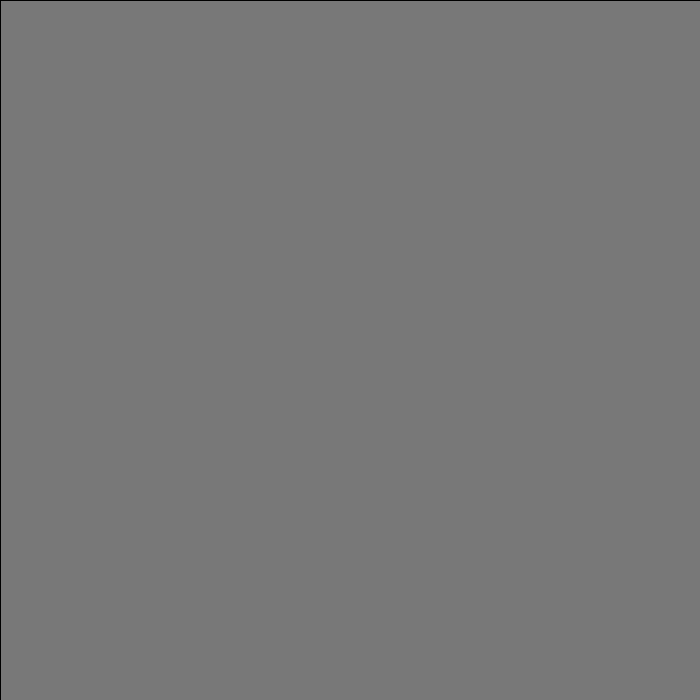
Frame 1 (no input)
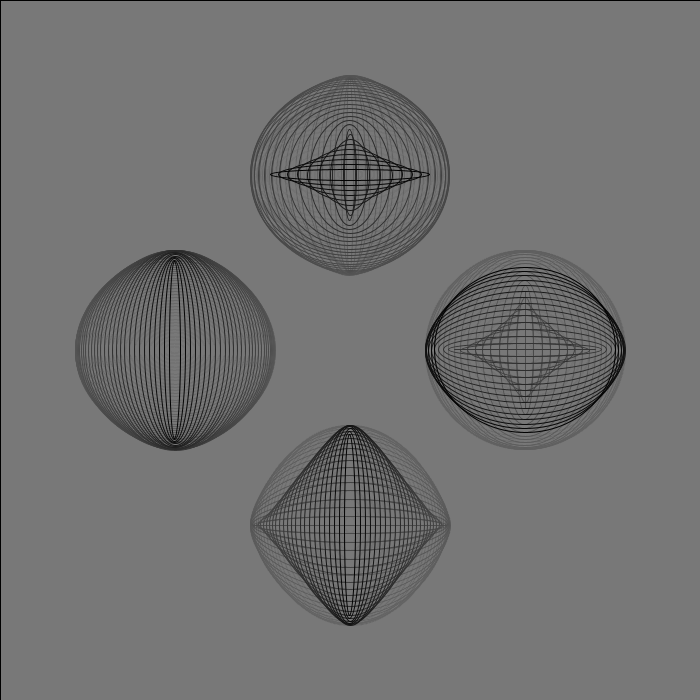
Frame 60 (the mouse pressed at the canvas centre just before this capture)
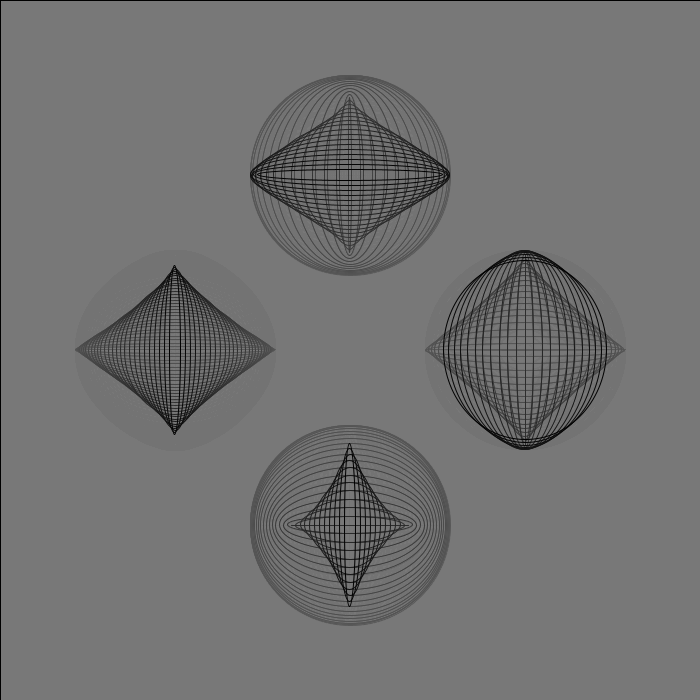
Frame 120 (the mouse held since frame 60 and released just before this capture)

The Processing sketch that drew these frames (run headless with seeded random() and noise(); from frame 60 on, the mouse is pressed at the canvas centre):

// Processing sketch: processing_56188
// ── processing_56188.pde

// T0POGRAFIA ALGORITMICA
// MARZO 14 
float t = 0, rx = 200, ry = 200;
//_ _ _ _ _ _ _ _ _ _ _ _ _ _ _ _ _ _ _ _ _ _ _ _ _
//_ _ _ _ _ _ _ _ _ SETUP_ _ _ _ _ _ _ _ _ _ _ _ _ 
void setup() {
  size(700, 700); 
  smooth();
  background(120);
}



//_ _ _ _ _ _ _ _ _ _ _ _ _ _ _ _ _ _ _ _ _ _ _ _ _
//_ _ _ _ _ _ _ _ _ DRAW_ _ _ _ _ _ _ _ _ _ _ _ _ 
void draw() {

  fill(120, 10);
  rect(0, 0, width, height);
  
  stroke(0);
  noFill();
  
  ellipse(width/4, height/2, rx*sin(radians(3*t)), ry*sin(radians(2*t)));
  ellipse(3*width/4, height/2, rx*sin(radians(5*t)), ry*sin(radians(4*t)));
  
  ellipse(width/2, height/4, rx*sin(radians(7*t)), ry*sin(radians(3*t)));
  ellipse(width/2, 3*height/4, rx*sin(radians(3*t)), ry*sin(radians(5*t)));


  t += 1;
}




//_ _ _ _ _ _ _ _ _ _ _ _ _ _ _ _ _ _ _ _ _ _ _ _ _
//_ _ _ _ _ _ _ _ _ INTERACCION_ _ _ _ _ _ _ _ _ _ _ _ _ 

void mousePressed() {
  save("capturas/Imagen.png"); //.jpg.bmp.tga
}
